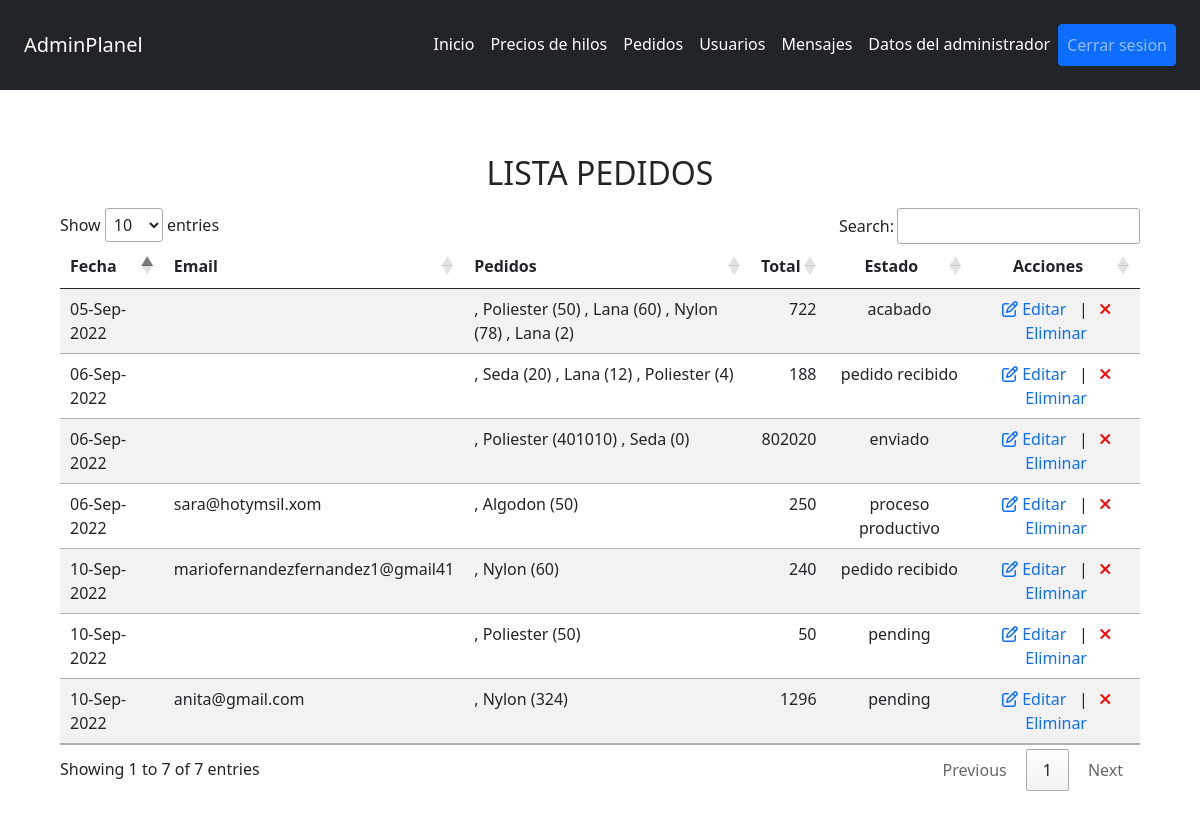
/views/admin/admin_orders.php (signed in), run on the app's committed database.
### tables this page shows
CREATE TABLE IF NOT EXISTS `orders` (
  `id` int(100) NOT NULL AUTO_INCREMENT,
  `user_id` int(100) NOT NULL,
  `name` varchar(100) NOT NULL,
  `number` varchar(12) NOT NULL,
  `email` varchar(100) NOT NULL,
  `method` varchar(100) NOT NULL,
  `address` varchar(500) NOT NULL,
  `cif` varchar(50) DEFAULT NULL,
  `total_products` varchar(1000) NOT NULL,
  `total_price` int(100) NOT NULL,
  `placed_on` varchar(50) NOT NULL,
  `payment_status` varchar(20) NOT NULL DEFAULT 'pending',
  PRIMARY KEY (`id`)
);

### views/admin/partials/orders_table.php (the view)
<div class="wrap-tbOrders table-responsive text-center mt-5 mb-5">
    <h2 class="m-3">LISTA PEDIDOS</h2>
    <table id="tbOrders" class="table table-striped ">
        <thead>
            <tr>
                <th title="Fecha del pedido" class="text-start">Fecha</th>
                <th class="text-start">Email</th>
                <th class="text-start">Pedidos</th>
                <th title="Precio total" class="text-end">Total</th>
                <th title="Estado del pedido" class="text-center">Estado</th>
                <th class="text-center">Acciones</th>
            </tr>
        </thead>
        <tbody>
            <?php
                 $select_orders = mysqli_query($conn, "SELECT * FROM `orders`") or die('query failed');
                 if(mysqli_num_rows($select_orders) > 0){
                    while($fetch_orders = mysqli_fetch_assoc($select_orders)){
                        echo "<tr>".
                                "<td class='text-start'>". $fetch_orders['placed_on'] ."</td>".
                                "<td class='text-start'>". $fetch_orders['email'] ."</td>".
                                "<td class='text-start'>". $fetch_orders['total_products'] ."</td>".
                                "<td class='text-end'>". $fetch_orders['total_price'] ."</td>".
                                "<td class='text-center'>". $fetch_orders['payment_status'] ."</td>".
                                "<td class='text-center tb-actions'>".
                                    "<a href='javascript:;' data-id='". $fetch_orders['id'] ."' data-status='". $fetch_orders['payment_status'] ."' class='option-btn' data-bs-toggle='modal' data-bs-target='#orderModal'>".
                                        "<i class='fa-regular fa-pen-to-square'></i> Editar".
                                    "</a>".
                                    " &nbsp; | &nbsp; <a href='admin_orders.php?delete=". $fetch_orders['id'] ."' class='delete-btn' onclick='return confirm('Eliminar este producto?');'><i class='fas fa-times'></i> Eliminar</a></td>".
                              "</tr>";
                    }
                }else{
                    echo '<tr><td colspan=3>No añadido!</td></tr>';
                }
            ?>
        </tbody>
    </table>
</div>

### css/admin_style.css (style rules this page uses)
.wrap-tbOrders { margin: auto; width: 90% !important; }
.fas.fa-times { color: red !important; }
.tb-actions a { text-decoration: none; }

### data on the page
orders: placed_on "05-Sep-2022", total_products ", Poliester (50) , Lana (60) , Nylon (78) , Lana (2)", total_price "722", payment_status "acabado"
orders: placed_on "06-Sep-2022", total_products ", Seda (20) , Lana (12) , Poliester (4)", total_price "188", payment_status "pedido recibido"
orders: placed_on "06-Sep-2022", total_products ", Poliester (401010) , Seda (0)", total_price "802020", payment_status "enviado"
orders: placed_on "06-Sep-2022", email "sara@hotymsil.xom", total_products ", Algodon (50)", total_price "250", payment_status "proceso productivo"
orders: placed_on "10-Sep-2022", email "mariofernandezfernandez1@gmail41", total_products ", Nylon (60)", total_price "240", payment_status "pedido recibido"
orders: placed_on "10-Sep-2022", total_products ", Poliester (50)", total_price "50", payment_status "pending"
orders: placed_on "10-Sep-2022", email "anita@gmail.com", total_products ", Nylon (324)", total_price "1296", payment_status "pending"
